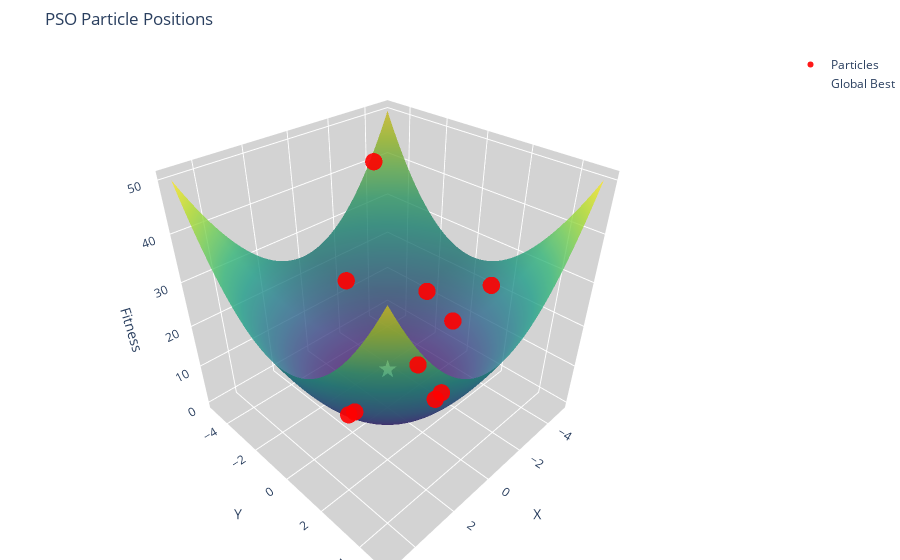

This figure's notebook cell:
### Code cell
# PSO Visualization Codes 
import numpy as np
import plotly.graph_objects as go

# Fitness function
def f(x, y):
    return x**2 + y**2

# 2D grid
x = np.linspace(-5, 5, 100)
y = np.linspace(-5, 5, 100)
X, Y = np.meshgrid(x, y)
Z = f(X, Y)

# random particle positions
num_particles = 10
particles = np.random.uniform(-5,5,(num_particles,2))
particles_z = f(particles[:,0], particles[:,1])

# create figure 
fig = go.Figure()

# Surface plot
fig.add_trace(go.Surface(
    z=Z, x=X, y=Y,
    colorscale='Viridis',
    opacity=0.8,
    showscale=False
))

# Particles
fig.add_trace(go.Scatter3d(
    x=particles[:,0],
    y=particles[:,1],
    z=particles_z,
    mode='markers',
    marker=dict(size=6, color='red', opacity=0.9),
    name='Particles'
))

# Global Best (0,0)
fig.add_trace(go.Scatter3d(
    x=[0],
    y=[0],
    z=[0],
    mode='text',
    text=['★'],  # Unicode star
    textfont=dict(size=25, color='white'),
    name='Global Best'
))

# Layout
fig.update_layout(
    title='PSO Particle Positions',
    scene=dict(
        xaxis_title='X',
        yaxis_title='Y',
        zaxis_title='Fitness',
        xaxis=dict(backgroundcolor="lightgrey"),
        yaxis=dict(backgroundcolor="lightgrey"),
        zaxis=dict(backgroundcolor="lightgrey")
    ),
    margin=dict(l=0, r=0, t=50, b=0)
)

fig.show()

### Figure 1 — Plotly figure (JSON) as saved in the notebook; plotly's stock layout.template omitted (floating-point values rounded to 4 significant figures; data arrays with more than 128 entries replaced by an {"elided": "..."} marker saying what was removed)
{"data": [{"colorscale": [[0, "#440154"], [0.1111, "#482878"], [0.2222, "#3e4989"], [0.3333, "#31688e"], [0.4444, "#26828e"], [0.5556, "#1f9e89"], [0.6667, "#35b779"], [0.7778, "#6ece58"], [0.8889, "#b5de2b"], [1, "#fde725"]], "opacity": 0.8, "showscale": false, "type": "surface", "x": {"elided": "100x100 float values"}, "y": {"elided": "100x100 float values"}, "z": {"elided": "100x100 float values"}}, {"marker": {"color": "red", "opacity": 0.9, "size": 6}, "mode": "markers", "name": "Particles", "type": "scatter3d", "x": [3.413, 3.615, -3.765, 2.117, -3.566, -4.496, -1.423, -1.974, -4.046, -1.201], "y": [1.483, 2.049, -1.336, 4.252, 0.3578, 1.463, -3.997, -0.1266, -4.895, 1.868], "z": [13.85, 17.26, 15.96, 22.56, 12.85, 22.35, 18.0, 3.913, 40.33, 4.931]}, {"mode": "text", "name": "Global Best", "text": ["★"], "textfont": {"color": "white", "size": 25}, "type": "scatter3d", "x": [0], "y": [0], "z": [0]}], "layout": {"margin": {"b": 0, "l": 0, "r": 0, "t": 50}, "scene": {"xaxis": {"backgroundcolor": "lightgrey", "title": {"text": "X"}}, "yaxis": {"backgroundcolor": "lightgrey", "title": {"text": "Y"}}, "zaxis": {"backgroundcolor": "lightgrey", "title": {"text": "Fitness"}}}, "title": {"text": "PSO Particle Positions"}}}
